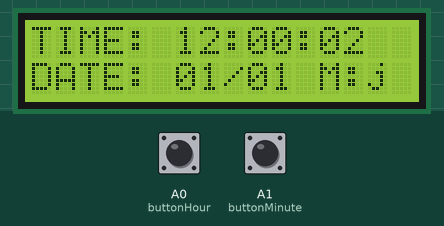
Recording of a sketch running on a simulated Arduino Uno, built with avr-gcc and run on an emulated ATmega328P. Shown: 16×2 character LCD. The test bench sets the inputs (shaded band); at power-on: A0 (buttonHour) HIGH, A1 (buttonMinute) HIGH.

Above: at 2.2 s.
2.3 s: A0 (buttonHour) pulled LOW for 3.2 s
At 6.6 s:
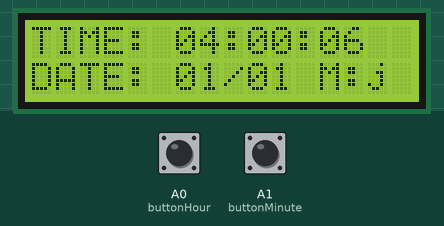
7.0 s: A1 (buttonMinute) pulled LOW for 0.15 s
At 7.6 s:
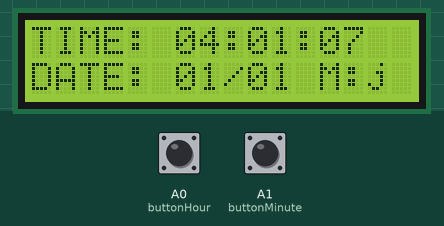
8.7 s: A0 (buttonHour) pulled LOW for 0.15 s
At 10.0 s:
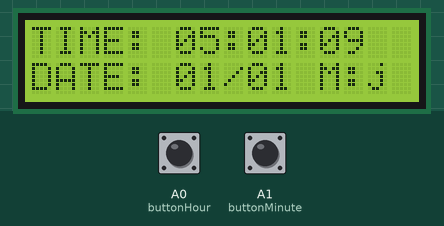
10.7 s: A1 (buttonMinute) pulled LOW for 1 s
At 13.1 s:
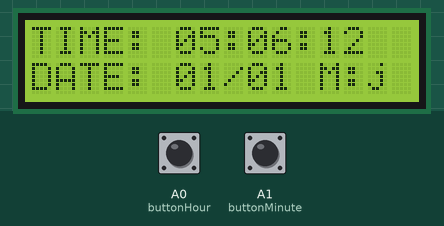
Timing chart, 0 to 14.2 s (numbered marks = the images above; inputs shaded):
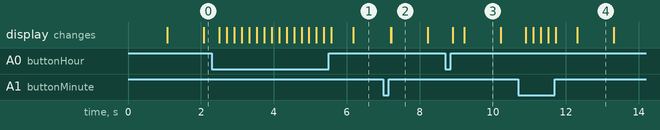

The sketch:

glorious_habbi_crift1.ino
```cpp
#include <LiquidCrystal.h>

LiquidCrystal lcd(2, 3, 4, 5, 6, 7);

int s = 0, m = 0, h = 12, d = 1, mo = 1;

char months[13] = {' ', 'j', 'f', 'm', 'a', 'm', 'j', 'j', 'a', 's', 'o', 'n', 'd'};
int l[13] = {0, 31, 28, 31, 30, 31, 30, 31, 31, 30, 31, 30, 31};

const int buttonHour = A0;
const int buttonMinute = A1;
const int buttonSet = A2;

unsigned long previousMillis = 0;
const long interval = 1000;

void setup() {
  lcd.begin(16, 2);

  pinMode(buttonHour, INPUT_PULLUP);
  pinMode(buttonMinute, INPUT_PULLUP);
  pinMode(buttonSet, INPUT_PULLUP);

  lcd.setCursor(0, 0);
  lcd.print("Digital Clock");
  delay(1000);
  lcd.clear();
}

void loop() {
  unsigned long currentMillis = millis();

  if (currentMillis - previousMillis >= interval) {
    previousMillis = currentMillis;
    s++;

    if (s >= 60) {
      s = 0;
      m++;
      if (m >= 60) {
        m = 0;
        h++;
        if (h > 12) {
          h = 1;
          d++;
          if (d > l[mo]) {
            d = 1;
            mo++;
            if (mo > 12) {
              mo = 1;
            }
          }
        }
      }
    }
  }

  if (digitalRead(buttonHour) == LOW) {
    h++;
    if (h > 12) h = 1;
    delay(200);
  }

  if (digitalRead(buttonMinute) == LOW) {
    m++;
    if (m >= 60) m = 0;
    delay(200);
  }

  lcd.setCursor(0, 0);
  lcd.print("TIME: ");
  if (h < 10) lcd.print("0");
  lcd.print(h);
  lcd.print(":");
  if (m < 10) lcd.print("0");
  lcd.print(m);
  lcd.print(":");
  if (s < 10) lcd.print("0");
  lcd.print(s);

  lcd.setCursor(0, 1);
  lcd.print("DATE: ");
  if (d < 10) lcd.print("0");
  lcd.print(d);
  lcd.print("/");
  if (mo < 10) lcd.print("0");
  lcd.print(mo);
  lcd.print(" M:");
  lcd.print(months[mo]);
}
```

Measured:
- what the display in image 2 shows lasts 1.0 s, from 7.2 s to 8.2 s
